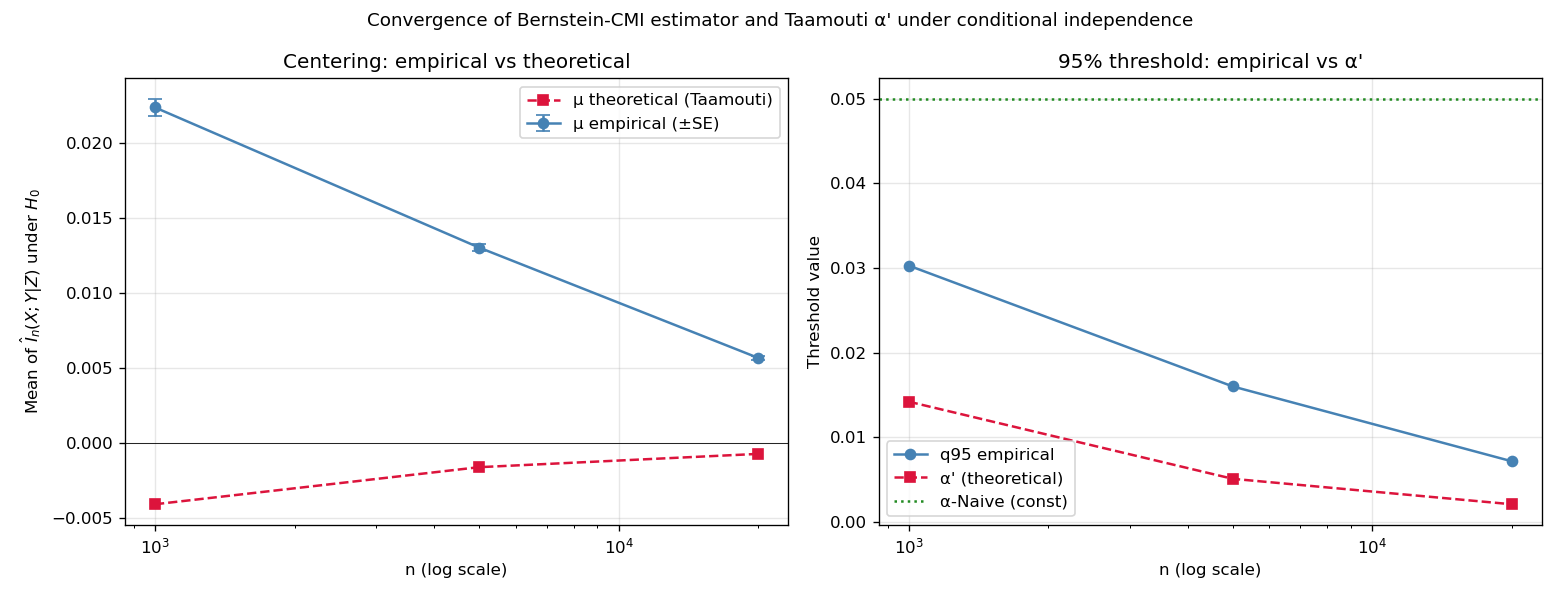

Generate this figure with Python:
"""
Monte Carlo calibration check for α' (Taamouti 2014) under H0 of conditional
independence (chain X ← Z → Y, so true CMI = 0), as a function of n.

For each n in SAMPLE_SIZES:
  - Run B_REPLICATIONS Monte Carlo draws.
  - For each, compute Î_n(X;Y|Z) via NoCorr (no penalty, raw estimator).
  - Compare empirical mean / sd / q95 to the Taamouti theoretical values
    (μ_n = K^(D/2)/(2n) · ξ ,   σ_n = K^(D/2)/(2n) · σ_0 ,   α' = μ_n + z · σ_n).

Outputs a 2-panel plot (means and 95% thresholds vs n) and a stats table.

Run from cbnsl_benchmark root:
    python tests/mc_calibration_alpha_prime.py
"""

import os
import numpy as np
import matplotlib.pyplot as plt
import openturns as ot
import otagrum
from scipy.stats import norm

SAMPLE_SIZES = [1000, 5000, 20000]
B_REPLICATIONS = 50
ALPHA_LEVEL = 0.05
SEED = 42


def K_lasserre(n, dim):
    return int(1 + n ** (2 / (4 + dim)))


def taamouti_decomposition(n, K, p_X, p_Y, p_Z, alpha=ALPHA_LEVEL):
    """Returns (mu_theo, sd_theo, alpha_prime) for the Bernstein-CMI under H0."""
    D = p_X + p_Y + p_Z
    z = norm.ppf(1 - alpha)
    sigma0 = np.sqrt(2) * (np.pi / 4) ** (D / 2)
    xi = (
        -(2.0 ** (-D)) * (np.pi ** (D / 2))
        + (2.0 ** (-(p_Y + p_Z))) * (np.pi ** ((p_Y + p_Z) / 2)) * (K ** (-p_X / 2))
        + (2.0 ** (-(p_X + p_Z))) * (np.pi ** ((p_X + p_Z) / 2)) * (K ** (-p_Y / 2))
        + 2.0 * (2.0 ** (-p_Z) - 1) * (np.pi ** (p_Z / 2)) * (K ** (-(p_X + p_Y) / 2))
    )
    scale = (K ** (D / 2)) / (2 * n)
    mu_theo = scale * xi
    sd_theo = scale * sigma0
    return mu_theo, sd_theo, mu_theo + z * sd_theo


def generate_chain(n, rng):
    Z = rng.normal(0, 1, n)
    X = Z + rng.normal(0, 0.5, n)
    Y = Z + rng.normal(0, 0.5, n)
    return np.column_stack([X, Y, Z])


def estimate_cmi(data):
    sample = ot.Sample(data)
    cmi = otagrum.CorrectedMutualInformation(sample)
    cmi.setKMode(otagrum.CorrectedMutualInformation.KModeTypes_NoCorr)
    U = ot.Indices([2])
    return cmi.compute2PtCorrectedInformation(0, 1, U)


def run_for_n(n, rng):
    values = np.empty(B_REPLICATIONS)
    for b in range(B_REPLICATIONS):
        data = generate_chain(n, rng)
        values[b] = estimate_cmi(data)
    return values


def main():
    rng = np.random.default_rng(SEED)
    rows = []
    for n in SAMPLE_SIZES:
        print(f"[n={n}] running {B_REPLICATIONS} replications...")
        values = run_for_n(n, rng)
        K = K_lasserre(n, dim=3)
        mu_th, sd_th, ap = taamouti_decomposition(n, K, 1, 1, 1)
        rows.append({
            "n": n, "K": K,
            "mu_emp": values.mean(), "sd_emp": values.std(ddof=1),
            "q95_emp": np.quantile(values, 0.95),
            "mu_th": mu_th, "sd_th": sd_th, "alpha_prime": ap,
            "rej_naive": float(np.mean(values > ALPHA_LEVEL)),
            "rej_ap": float(np.mean(values > ap)),
        })

    print()
    print("=" * 100)
    print(f"Calibration scaling under H0 (chain X←Z→Y) — B={B_REPLICATIONS}, α={ALPHA_LEVEL}")
    print("=" * 100)
    fmt = "{:>6} {:>4} {:>11} {:>11} {:>11} {:>11} {:>11} {:>11} {:>8} {:>8}"
    print(fmt.format("n", "K", "μ_emp", "μ_th", "sd_emp", "sd_th", "q95_emp", "α'",
                     "rejN%", "rejAP%"))
    print("-" * 100)
    for r in rows:
        print(fmt.format(
            r["n"], r["K"],
            f"{r['mu_emp']:+.3e}", f"{r['mu_th']:+.3e}",
            f"{r['sd_emp']:+.3e}", f"{r['sd_th']:+.3e}",
            f"{r['q95_emp']:+.3e}", f"{r['alpha_prime']:+.3e}",
            f"{r['rej_naive']:.0%}", f"{r['rej_ap']:.0%}",
        ))
    print("=" * 100)

    # Plot
    ns = np.array([r["n"] for r in rows])
    mu_emp = np.array([r["mu_emp"] for r in rows])
    mu_th = np.array([r["mu_th"] for r in rows])
    sd_emp = np.array([r["sd_emp"] for r in rows])
    q95_emp = np.array([r["q95_emp"] for r in rows])
    aprime = np.array([r["alpha_prime"] for r in rows])

    fig, (ax1, ax2) = plt.subplots(1, 2, figsize=(13, 5))

    ax1.errorbar(ns, mu_emp, yerr=sd_emp / np.sqrt(B_REPLICATIONS),
                 fmt="o-", color="steelblue", label="μ empirical (±SE)", capsize=4)
    ax1.plot(ns, mu_th, "s--", color="crimson", label="μ theoretical (Taamouti)")
    ax1.axhline(0, color="black", linewidth=0.5)
    ax1.set_xscale("log")
    ax1.set_xlabel("n (log scale)")
    ax1.set_ylabel(r"Mean of $\hat I_n(X;Y|Z)$ under $H_0$")
    ax1.set_title("Centering: empirical vs theoretical")
    ax1.legend()
    ax1.grid(alpha=0.3)

    ax2.plot(ns, q95_emp, "o-", color="steelblue", label="q95 empirical")
    ax2.plot(ns, aprime, "s--", color="crimson", label="α' (theoretical)")
    ax2.axhline(ALPHA_LEVEL, color="forestgreen", linestyle=":", label="α-Naive (const)")
    ax2.set_xscale("log")
    ax2.set_xlabel("n (log scale)")
    ax2.set_ylabel("Threshold value")
    ax2.set_title("95% threshold: empirical vs α'")
    ax2.legend()
    ax2.grid(alpha=0.3)

    fig.suptitle(
        "Convergence of Bernstein-CMI estimator and Taamouti α' under conditional independence",
        fontsize=11,
    )
    fig.tight_layout()

    out_path = os.path.join(os.path.dirname(os.path.abspath(__file__)),
                            "mc_calibration_alpha_prime.png")
    fig.savefig(out_path, dpi=120)
    print(f"\nPlot saved to: {out_path}")


if __name__ == "__main__":
    main()
